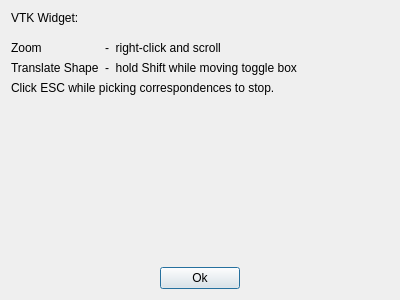
<?xml version="1.0" encoding="UTF-8"?>
<ui version="4.0">
 <class>Dialog</class>
 <widget class="QDialog" name="Dialog">
  <property name="geometry">
   <rect>
    <x>0</x>
    <y>0</y>
    <width>400</width>
    <height>300</height>
   </rect>
  </property>
  <property name="minimumSize">
   <size>
    <width>100</width>
    <height>100</height>
   </size>
  </property>
  <property name="windowTitle">
   <string>Dialog</string>
  </property>
  <layout class="QVBoxLayout" name="verticalLayout">
   <item>
    <widget class="QLabel" name="label">
     <property name="text">
      <string>VTK Widget:</string>
     </property>
    </widget>
   </item>
   <item>
    <layout class="QFormLayout" name="formLayout">
     <property name="fieldGrowthPolicy">
      <enum>QFormLayout::FieldsStayAtSizeHint</enum>
     </property>
     <property name="topMargin">
      <number>10</number>
     </property>
     <item row="0" column="0">
      <widget class="QLabel" name="label_4">
       <property name="text">
        <string>Zoom</string>
       </property>
      </widget>
     </item>
     <item row="0" column="1">
      <widget class="QLabel" name="label_6">
       <property name="text">
        <string>-  right-click and scroll</string>
       </property>
      </widget>
     </item>
     <item row="1" column="0">
      <widget class="QLabel" name="label_5">
       <property name="text">
        <string>Translate Shape</string>
       </property>
      </widget>
     </item>
     <item row="1" column="1">
      <widget class="QLabel" name="label_7">
       <property name="text">
        <string>-  hold Shift while moving toggle box</string>
       </property>
      </widget>
     </item>
    </layout>
   </item>
   <item>
    <widget class="QLabel" name="label_2">
     <property name="text">
      <string>Click ESC while picking correspondences to stop.</string>
     </property>
    </widget>
   </item>
   <item>
    <spacer name="verticalSpacer">
     <property name="orientation">
      <enum>Qt::Vertical</enum>
     </property>
     <property name="sizeHint" stdset="0">
      <size>
       <width>20</width>
       <height>40</height>
      </size>
     </property>
    </spacer>
   </item>
   <item>
    <layout class="QHBoxLayout" name="horizontalLayout" stretch="0">
     <property name="sizeConstraint">
      <enum>QLayout::SetFixedSize</enum>
     </property>
     <property name="topMargin">
      <number>10</number>
     </property>
     <item>
      <widget class="QPushButton" name="pushOk">
       <property name="sizePolicy">
        <sizepolicy hsizetype="Fixed" vsizetype="Fixed">
         <horstretch>0</horstretch>
         <verstretch>0</verstretch>
        </sizepolicy>
       </property>
       <property name="layoutDirection">
        <enum>Qt::LeftToRight</enum>
       </property>
       <property name="text">
        <string>Ok</string>
       </property>
      </widget>
     </item>
    </layout>
   </item>
  </layout>
 </widget>
 <resources/>
 <connections>
  <connection>
   <sender>pushOk</sender>
   <signal>clicked()</signal>
   <receiver>Dialog</receiver>
   <slot>close()</slot>
   <hints>
    <hint type="sourcelabel">
     <x>199</x>
     <y>271</y>
    </hint>
    <hint type="destinationlabel">
     <x>199</x>
     <y>149</y>
    </hint>
   </hints>
  </connection>
 </connections>
</ui>
